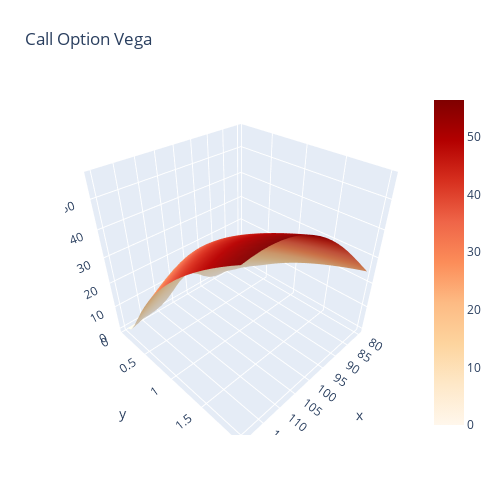

Here is the notebook cell this chart was saved with:
### Code cell
fig = go.Figure(data=[go.Surface(z=V, x=T, y=K, colorscale="OrRd")])
fig.update_layout(title='Call Option Vega', autosize=False,
                  width=500, height=500,
                  margin=dict(l=65, r=50, b=65, t=90))
fig.show()

### Figure 1 — Plotly figure (JSON) as saved in the notebook; plotly's stock layout.template omitted (floating-point values rounded to 4 significant figures; data arrays with more than 128 entries replaced by an {"elided": "..."} marker saying what was removed)
{"data": [{"colorscale": [[0, "rgb(255,247,236)"], [0.125, "rgb(254,232,200)"], [0.25, "rgb(253,212,158)"], [0.375, "rgb(253,187,132)"], [0.5, "rgb(252,141,89)"], [0.625, "rgb(239,101,72)"], [0.75, "rgb(215,48,31)"], [0.875, "rgb(179,0,0)"], [1, "rgb(127,0,0)"]], "type": "surface", "x": {"elided": "20x20 float values"}, "y": {"elided": "20x20 float values"}, "z": {"elided": "20x20 float values"}}], "layout": {"autosize": false, "height": 500, "margin": {"b": 65, "l": 65, "r": 50, "t": 90}, "title": {"text": "Call Option Vega"}, "width": 500}}
